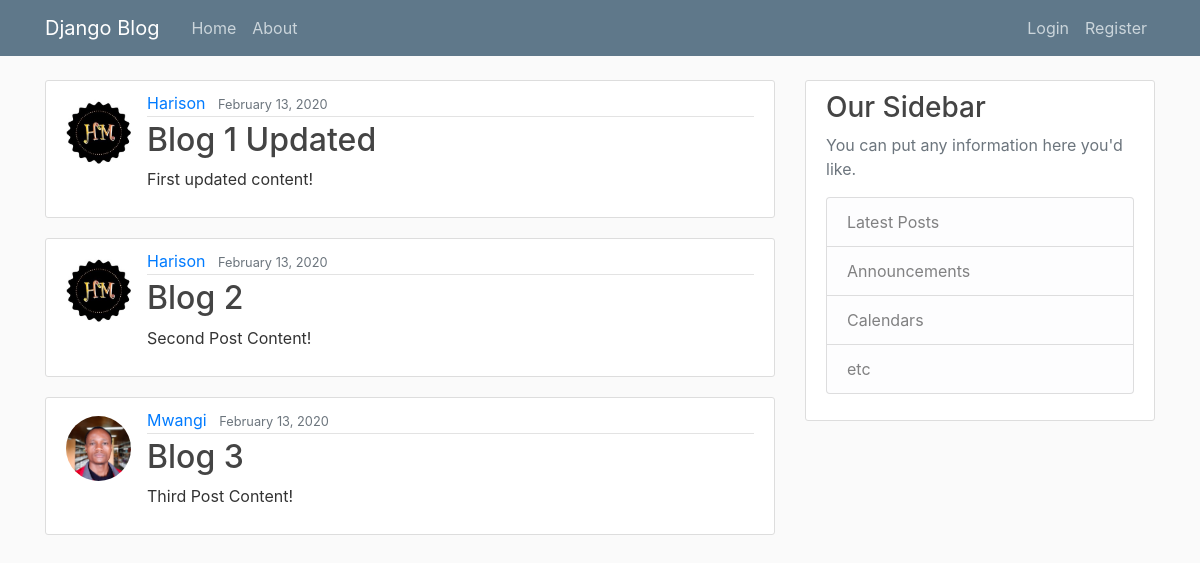
The page / on the database its author committed.
### blog/models.py (models this page shows, shortened)
class Post(models.Model):
    title = models.CharField(max_length=100)
    content = models.TextField()
    date_posted = models.DateTimeField(default=timezone.now)
    author = models.ForeignKey(User, on_delete=models.CASCADE)

### users/models.py (models this page shows, shortened)
class Profile(models.Model):
    user = models.OneToOneField(User, on_delete=models.CASCADE)
    image = models.ImageField(default='default.jpg', upload_to="profile_pics")

### blog/views.py (the view)
# urls.py: path('', views.home, name="blog-home"),
def home(request):
    context = {
        'posts': Post.objects.all()
    }
    return render(request, 'blog/home.html', context)

### blog/templates/blog/home.html
{% extends 'blog/base.html' %}
{% block content %}
    {% for post in posts %}
        <article class="media content-section">
        <img class="rounded-circle article-img mt-2" src="{{ post.author.profile.image.url }}">
        <div class="media-body">
            <div class="article-metadata">
            <a class="mr-2" href="#">{{ post.author }}</a>
            <small class="text-muted">{{ post.date_posted | date:"F d, Y" }}</small>
            </div>
            <h2><a class="article-title" href="#">{{ post.title }}</a></h2>
            <p class="article-content">{{ post.content }}</p>
        </div>
        </article>
    {% endfor %}
{% endblock content %}

### blog/static/blog/main.css (style rules this page uses)
body { background: #fafafa; color: #333333; margin-top: 5rem; }
h1, h2, h3, h4, h5, h6 { color: #444444; }
.content-section { background: #ffffff; padding: 10px 20px; border: 1px solid #dddddd; border-radius: 3px; margin-bottom: 20px; }
.article-title { color: #444444; }
.article-content { white-space: pre-line; }
.article-img { height: 65px; width: 65px; margin-right: 16px; }
.article-metadata { padding-bottom: 1px; margin-bottom: 4px; border-bottom: 1px solid #e3e3e3 }

### rows shown on the page
Post: author.profile.image (picture), author "Harison", date_posted "February 13, 2020", title "Blog 1 Updated", content "First updated content!"
Post: author.profile.image (picture), author "Harison", date_posted "February 13, 2020", title "Blog 2", content "Second Post Content!"
Post: author.profile.image (picture), author "Mwangi", date_posted "February 13, 2020", title "Blog 3", content "Third Post Content!"
